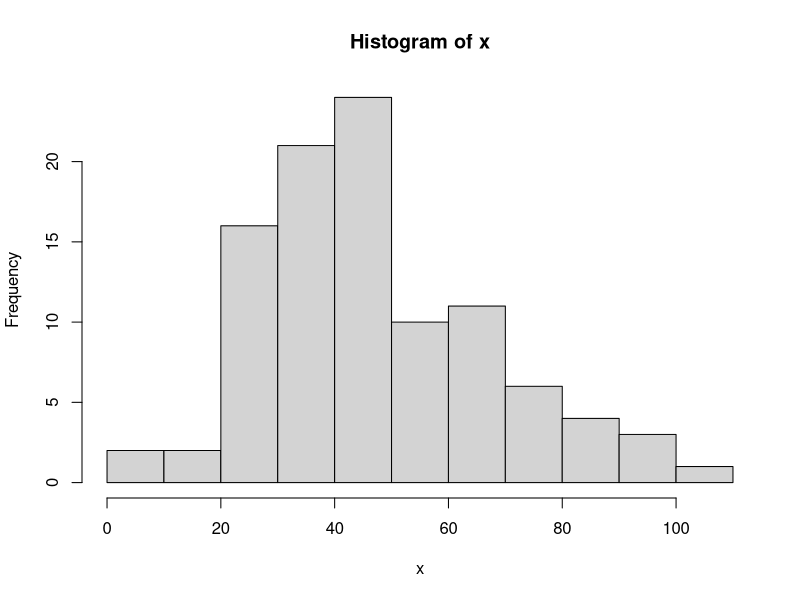
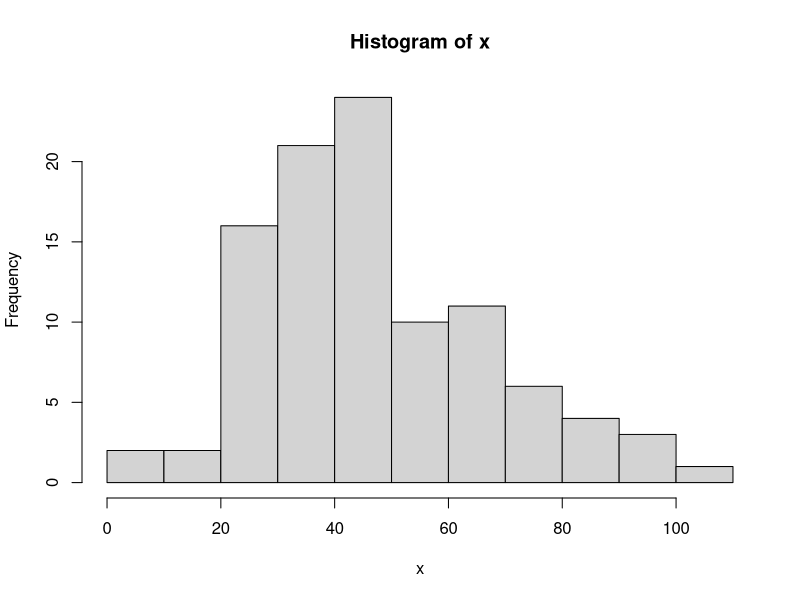
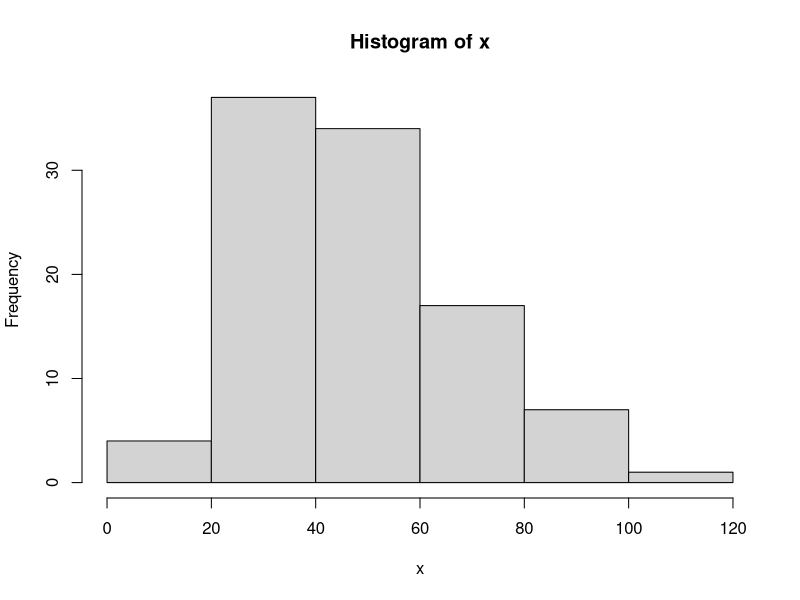
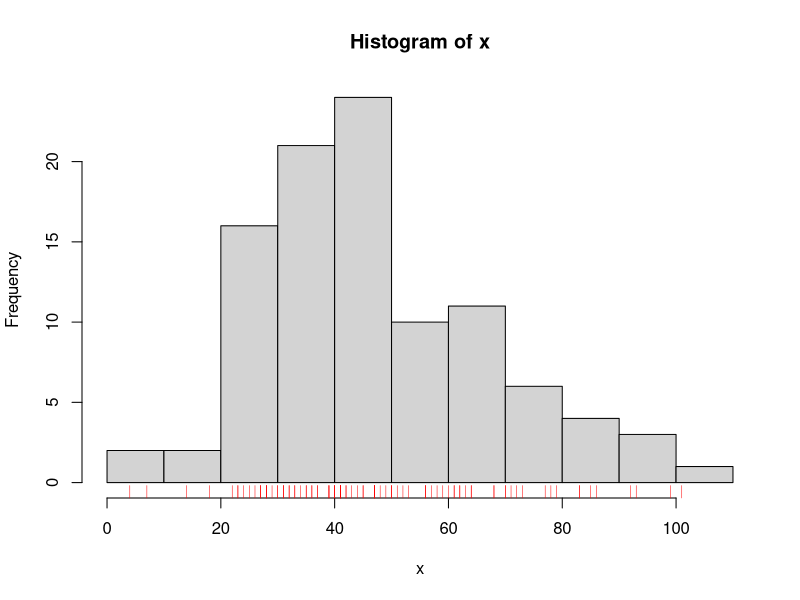
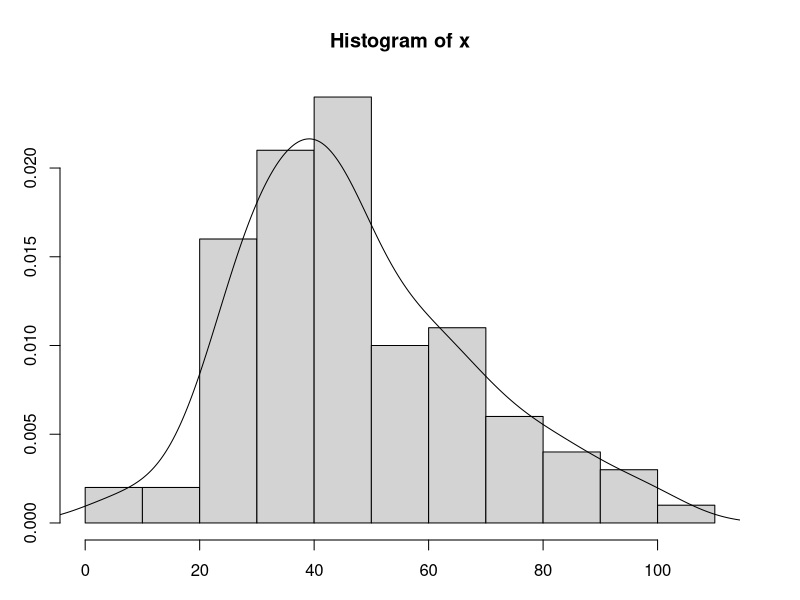
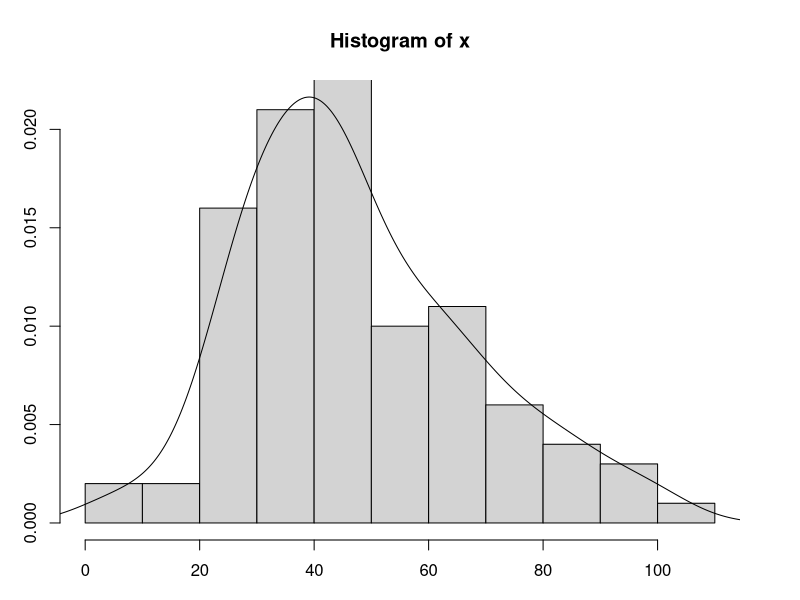
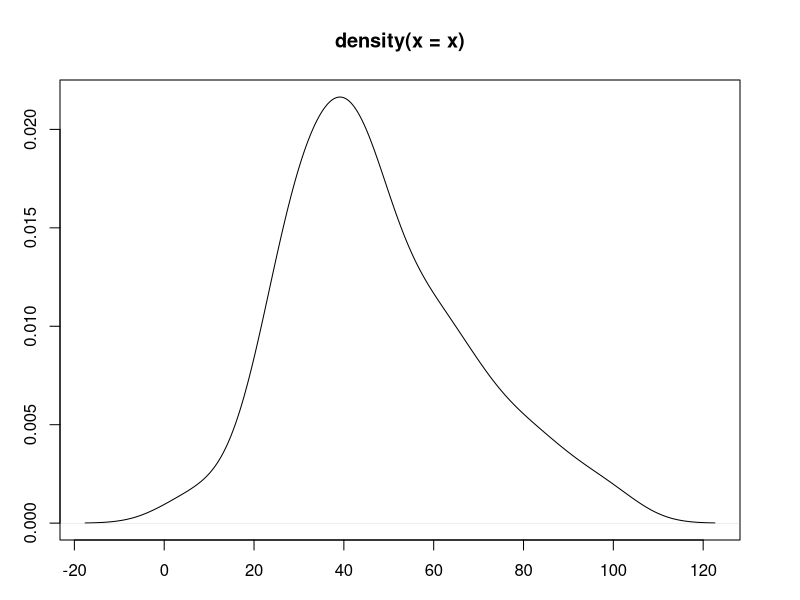
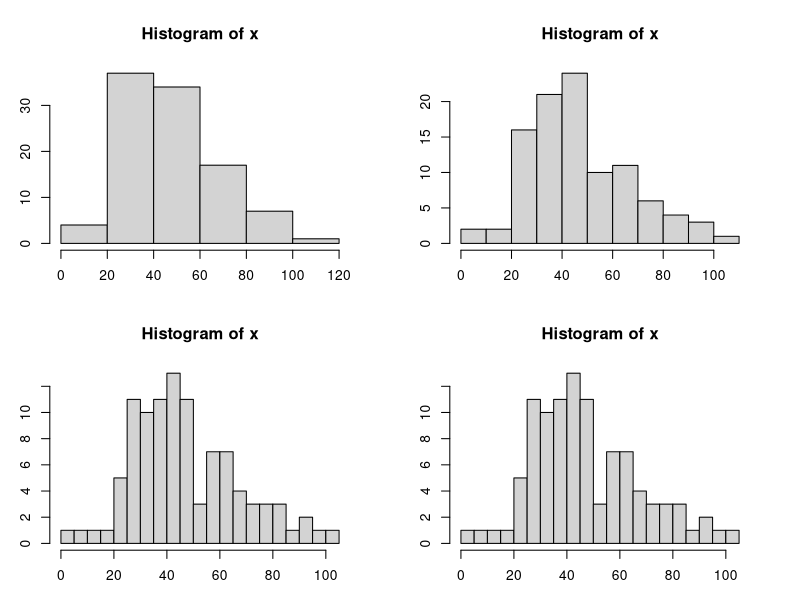

The R source for these figures, in order: (Note: this script raises an error after producing the figures.)
# Descriptive Statistics
opar = par(no.readonly = T)

set.seed(1234)
(marks = ceiling(rnorm(100,50,20)))
x=marks


# Frequency Distribution

# Mean
mean(x)
  
# Median
median(x)

#Mode
table(x)
sort(table(x))
sort(table(x), decreasing =T)
sort(table(x), decreasing =T)[1]

#Sample & Population
(x1 = sample(x, 10, replace=F))
?sample
mean(x1) ; mean(x)
sd(x1) ; sd(x)

#Mode - Method2
library(modeest)
?mlv
mlv(x,  method = "mfv")

##Graphs

#Histogram
layout(matrix(1,1))
par(opar)
hist(x)
hist(x, breaks=12)
hist(x, breaks=5)
hist(x)
#rug(x, ticksize = 0.03, side = 1, lwd = 0.5, col = par("fg"))
rug(x, ticksize = 0.03, side = 1, lwd = 0.5, col = 'red')

# Histogram with lines showing distribution
par(mar=c(3,3,4,3)) # setting margins - bottom, left, top, right
hist(x, freq=F) # histogram without freq values
lines(density(x))  # density 

hist(x, freq=F, ylim=c(0, max(density(x)$y)))  
lines(density(x)) # full plot is visible 


#Density
density(x)
?density
plot(density(x))
par(mfrow=c(2,2))
# More bins - smoother curve
for (i in (1:4)) {
  hist(x, breaks=5*i)
}
par(opar)


# relative Freq

#Box Plot
boxplot(x)

boxplot(x)
abline(h = min(x), col = "Blue")
mtext(4,at = min(x), text='Min' , las=2)

abline(h = max(x), col = "Yellow")
text(x=1.2, y=max(x), labels= 'Max', col='Yellow')

abline(h = median(x), col = "Green")
text(x=.8, y=median(x), labels= 'Median', col='Green')

abline(h = mean(x), col = "Violet")
text(x=1.2, y=mean(x), labels= 'Mean', col='Violet')

abline(h = quantile(x, c(0.25, 0.75)), col = "Red")
text(x=1.5, y=quantile(data, c(0.25, 0.75)), 
     labels= c('1QR','3QR'), col='Red')



#Histogram & Box Plot


#Skewness


#Variance


#Standard Deviation


#Quantiles

quantile(x, c(.25,.5,.75, 1))
IQR(x)
quantile(x, seq(0,1, by=0.1))  # deciles
quantile(x, seq(0,1, by=0.01)) # percentile

#Outliers
# values beyond 1.5 * IQR
outrange = 1.5 * IQR(x)
outrange
median(x)
(lower = median(x) - outrange)
(upper = median(x) + outrange)
x[x < lower]
x[x > upper]




# Box Plot and Histogram

# data 
summary(x)
# layout where the boxplot is at top  
matrix(c(1,2),2,1, byrow=TRUE)
# 2 figures 1 top, 2 below: height of 1st -1, lower=3
nf <- layout(mat = matrix(c(1,2),2,1, byrow=TRUE), 
             height = c(1,3))
#par(mar=c(3.1, 3.1, 1.1, 2.1))
min(x) ; max(x)
boxplot(x, horizontal=TRUE,  outline=TRUE, 
        ylim=c(min(x),max(x)), main='Box Plot',
        cex.main=0.5, frame=F, col = "green1")
hist(x,xlim=c(min(x),max(x)), col = "pink", 
     main='Histogram' , cex.main=0.5)


# Method2
# layout boxplot is at the bottom 
nf <- layout(mat = matrix(c(1,2),2,1, byrow=TRUE),  height = c(3,1))
par(mar=c(3.1, 3.1, 1.1, 2.1))
hist(x,xlim=c(min(x),max(x)), col = "pink")

text(min(x),1,'Min Value', cex=.5)
text(max(x),1,'Max Value', cex=.5)

rug(x, ticksize = 0.03, side = 1, lwd = 0.5)

boxplot(x, horizontal=TRUE,  outline=TRUE,ylim=c(min(x),max(x)), frame=F, col = "green1", width = 10)


#http://homepage.divms.uiowa.edu/~luke/classes/STAT4580/histdens.html

library(MASS)
hist(~ duration, data = geyser)
hist(diamonds$price)
